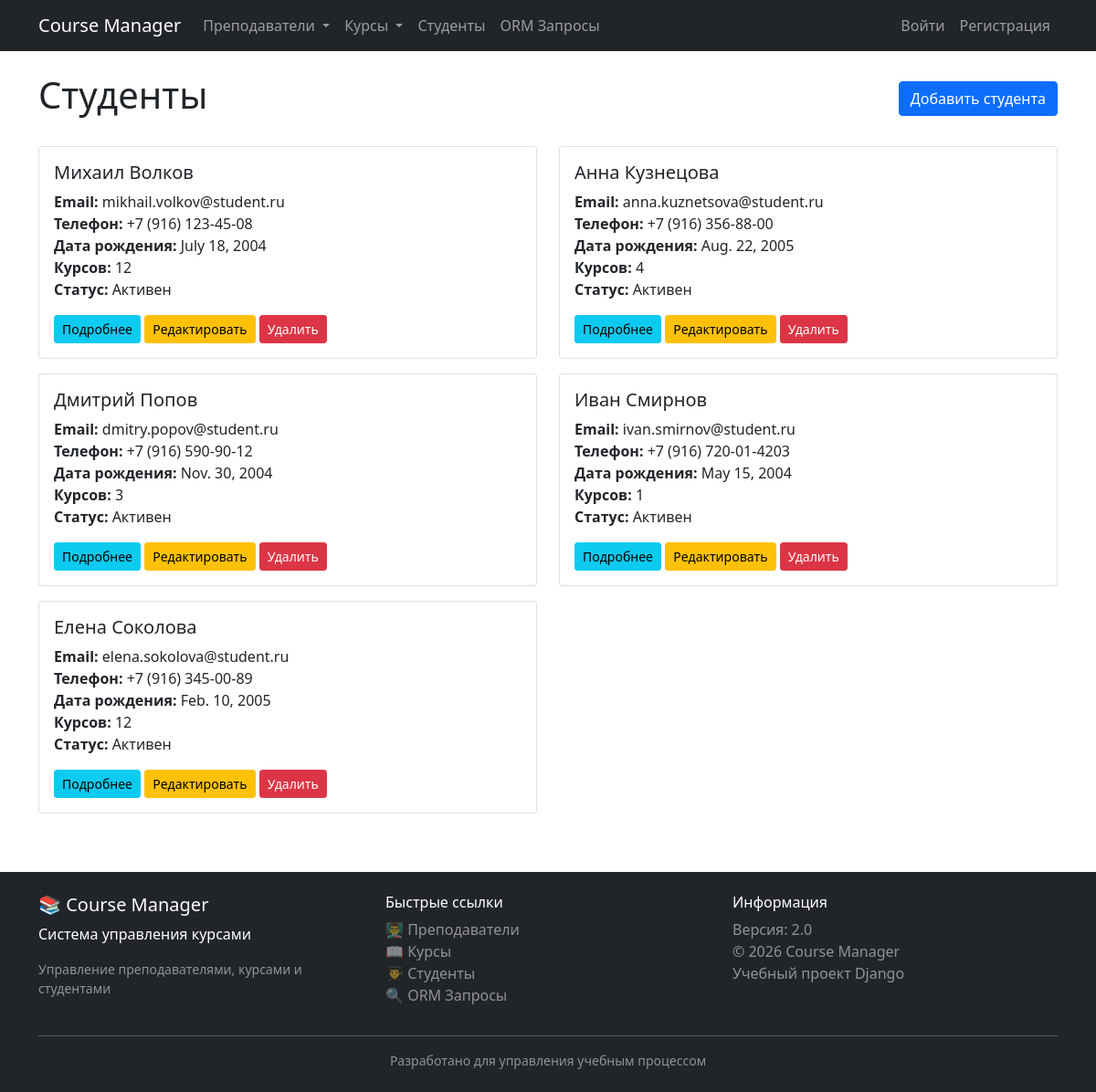
Before: /schedule/students/ with the older database file.
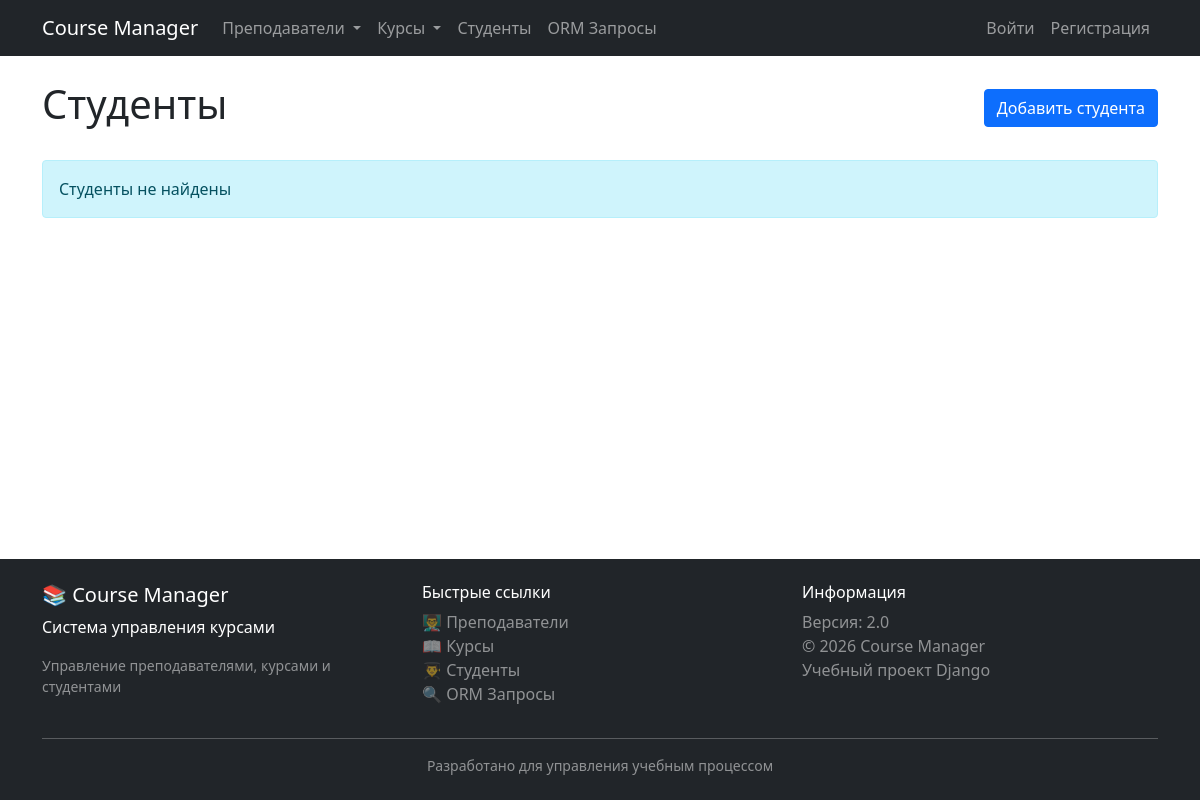
After: the same page with the newer database file.
### schedule/models.py (models this page shows)
class Student(models.Model):
    first_name = models.CharField(max_length=50, verbose_name="Имя", db_index=True)
    last_name = models.CharField(max_length=50, verbose_name="Фамилия", db_index=True)
    patronymic = models.CharField(max_length=50, blank=True, null=True, verbose_name="Отчество")
    email = models.EmailField(unique=True, verbose_name="Email")
    phone = models.CharField(max_length=20, blank=True, null=True, verbose_name="Телефон")
    date_of_birth = models.DateField(verbose_name="Дата рождения")
    address = models.TextField(blank=True, verbose_name="Адрес")
    enrollment_date = models.DateField(auto_now_add=True, verbose_name="Дата зачисления")
    courses = models.ManyToManyField(Course, related_name='students', blank=True)
    is_active = models.BooleanField(default=True, verbose_name="Активен")
    student_id = models.CharField(
        null=True, blank=True,
        max_length=20,
        unique=True,
        verbose_name="Студенческий билет №",
        validators=[RegexValidator(r'^ST-\d{6}$', 'Формат: ST-123456')]
    )
    average_grade = models.DecimalField(
        max_digits=4,
        decimal_places=2,
        default=0,
        verbose_name="Средний балл",
        validators=[MinValueValidator(0), MaxValueValidator(5)]
    )
    parent_phone = models.CharField(
        max_length=20,
        blank=True,
        verbose_name="Телефон родителей"
    )
    scholarship_amount = models.DecimalField(
        max_digits=8,
        decimal_places=2,
        default=0,
        verbose_name="Стипендия (руб)",
        validators=[MinValueValidator(0)]
    )
    class Meta:
        verbose_name = "Студент"
        verbose_name_plural = "Студенты"
        ordering = ['last_name', 'first_name']

### schedule/views.py (the view)
# urls.py: path('students/', views.StudentListView.as_view(), name='student_list'),
class StudentListView(ListView):
    model = Student
    template_name = 'schedule/student_list.html'
    context_object_name = 'students'
    paginate_by = 10

### schedule/templates/schedule/student_list.html (shortened to what this page needs)
{% extends 'schedule/base.html' %}
{% block content %}
<div class="d-flex justify-content-between align-items-center mb-4">
    <h1>Студенты</h1>
    <a href="{% url 'schedule:student_create' %}" class="btn btn-primary">Добавить студента</a>
</div>
<div class="row">
    {% for student in students %}
    <div class="col-md-6 mb-3">
        <div class="card">
            <div class="card-body">
                <h5 class="card-title">{{ student.first_name }} {{ student.last_name }}</h5>
                <p class="card-text">
                    <strong>Email:</strong> {{ student.email }}<br>
                    <strong>Телефон:</strong> {{ student.phone|default:"Не указан" }}<br>
                    <strong>Дата рождения:</strong> {{ student.date_of_birth }}<br>
                    <strong>Курсов:</strong> {{ student.courses.count }}<br>
                    <strong>Статус:</strong> {% if student.is_active %}Активен{% else %}Неактивен{% endif %}
                </p>
                <a href="{% url 'schedule:student_detail' student.pk %}" class="btn btn-info btn-sm">Подробнее</a>
                <a href="{% url 'schedule:student_update' student.pk %}" class="btn btn-warning btn-sm">Редактировать</a>
                <a href="{% url 'schedule:student_delete' student.pk %}" class="btn btn-danger btn-sm">Удалить</a>
            </div>
        </div>
    </div>
    {% empty %}
    <div class="col">
        <div class="alert alert-info">Студенты не найдены</div>
    </div>
    {% endfor %}
</div>
{% endblock %}

### schedule/templates/schedule/base.html (shortened to what this page needs)
<!DOCTYPE html>
<html lang="ru">
<head>
    <link href="https://cdn.jsdelivr.net/npm/bootstrap@5.1.3/dist/css/bootstrap.min.css" rel="stylesheet">
</head>
<body>
    <header>
        <nav class="navbar navbar-expand-lg navbar-dark bg-dark">
            <div class="container">
                <a class="navbar-brand" href="{% url 'schedule:teacher_list' %}">
                     Course Manager
                </a>
                <div class="collapse navbar-collapse" id="navbarNav">
                    <ul class="navbar-nav me-auto">
                        <li class="nav-item dropdown">
                            <a class="nav-link dropdown-toggle" href="#" id="teachersDropdown" role="button" data-bs-toggle="dropdown">
                                 Преподаватели
                            </a>
                        </li>
                        <li class="nav-item dropdown">
                            <a class="nav-link dropdown-toggle" href="#" id="coursesDropdown" role="button" data-bs-toggle="dropdown">
                                 Курсы
                            </a>
                        </li>
                        <li class="nav-item">
                            <a class="nav-link" href="{% url 'schedule:student_list' %}">
                                 Студенты
                            </a>
                        </li>
                        <li class="nav-item">
                            <a class="nav-link" href="{% url 'schedule:orm_queries' %}">
                                 ORM Запросы
                            </a>
                        </li>
                    </ul>
                    <ul class="navbar-nav">
                        {% if user.is_authenticated %}
                            <li class="nav-item">
                                <span class="user-info">
                                    <span class="user-greeting">
                                         {{ user.get_full_name|default:user.username }}
                                    </span>
                                </span>
                            </li>
                            <li class="nav-item">
                                <a class="nav-link" href="{% url 'password_change' %}">
                                     Сменить пароль
                                </a>
                            </li>
                            <li class="nav-item">
    <form action="{% url 'logout' %}" method="post" style="display: inline;">
        {% csrf_token %}
        <button type="submit" class="btn btn-link nav-link" style="display: inline; padding: 0;">
             Выйти
        </button>
    </form>
</li>
                        {% else %}
                            <li class="nav-item">
                                <a class="nav-link" href="{% url 'login' %}">
                                     Войти
                                </a>
                            </li>
                            <li class="nav-item">
                                <a class="nav-link" href="{% url 'users:register' %}">
                                     Регистрация
                                </a>
                            </li>
                        {% endif %}
                    </ul>
                </div>
            </div>
        </nav>
    </header>
    <main>
        <div class="container mt-4">
            {% block content %}
            {% endblock %}
        </div>
    </main>
    <footer class="bg-dark text-white mt-5 py-4">
        <div class="container">
            <div class="row">
                <div class="col-md-4">
                    <h5>📚 Course Manager</h5>
                    <p>Система управления курсами</p>
                    <p class="text-white-50 small">Управление преподавателями, курсами и студентами</p>
                </div>
                <div class="col-md-4">
                    <h6>Быстрые ссылки</h6>
                    <ul class="list-unstyled">
                        <li><a href="{% url 'schedule:teacher_list' %}" class="text-white-50 text-decoration-none">👨‍🏫 Преподаватели</a></li>
                        <li><a href="{% url 'schedule:course_list' %}" class="text-white-50 text-decoration-none">📖 Курсы</a></li>
                        <li><a href="{% url 'schedule:student_list' %}" class="text-white-50 text-decoration-none">👨‍🎓 Студенты</a></li>
                        <li><a href="{% url 'schedule:orm_queries' %}" class="text-white-50 text-decoration-none">🔍 ORM Запросы</a></li>
                    </ul>
                </div>
                <div class="col-md-4">
                    <h6>Информация</h6>
                    <ul class="list-unstyled">
                        <li><span class="text-white-50"> Версия: 2.0</span></li>
                        <li><span class="text-white-50">© 2026 Course Manager</span></li>
                        <li><span class="text-white-50"> Учебный проект Django</span></li>
                    </ul>
                </div>
            </div>
            <hr class="mt-3">
            <div class="text-center text-white-50 small">
                <span>Разработано  для управления учебным процессом</span>
            </div>
        </div>
    </footer>
</body>
</html>

### schedule/templates/schedule/base.html (style rules this page uses)
body { display: flex; flex-direction: column; min-height: 100vh; }
main { flex: 1; }
footer { margin-top: auto; }

Changed rows visible on the page:
removed Student: first_name "Михаил", last_name "Волков", email "mikhail.volkov@student.ru", phone "+7 (916) 123-45-08", date_of_birth "July 18, 2004", courses.count "12", is_active "Активен"
removed Student: first_name "Анна", last_name "Кузнецова", email "anna.kuznetsova@student.ru", phone "+7 (916) 356-88-00", date_of_birth "Aug. 22, 2005", courses.count "4", is_active "Активен"
removed Student: first_name "Дмитрий", last_name "Попов", email "dmitry.popov@student.ru", phone "+7 (916) 590-90-12", date_of_birth "Nov. 30, 2004", courses.count "3", is_active "Активен"
removed Student: first_name "Иван", last_name "Смирнов", email "ivan.smirnov@student.ru", phone "+7 (916) 720-01-4203", date_of_birth "May 15, 2004", courses.count "1", is_active "Активен"
removed Student: first_name "Елена", last_name "Соколова", email "elena.sokolova@student.ru", phone "+7 (916) 345-00-89", date_of_birth "Feb. 10, 2005", courses.count "12", is_active "Активен"
Other visible differences:
text now shown: "Студенты не найдены"
